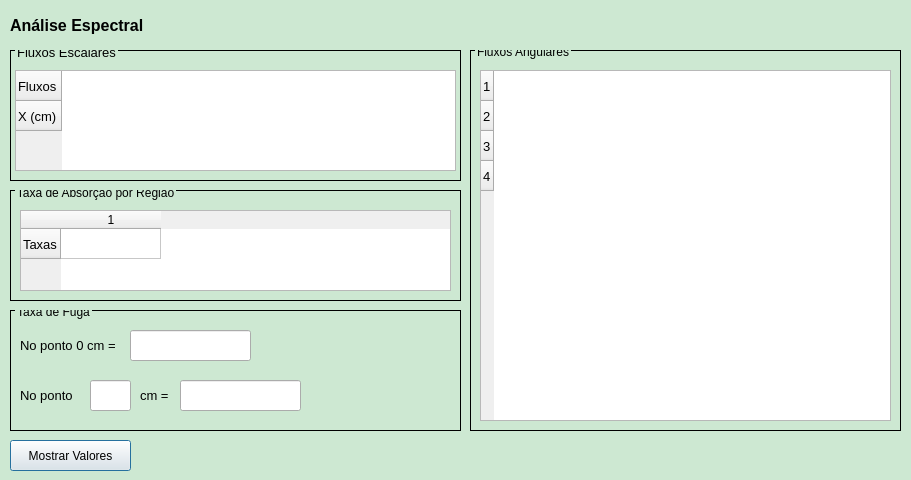
<?xml version="1.0" encoding="UTF-8"?>
<ui version="4.0">
 <class>Dialog</class>
 <widget class="QDialog" name="Dialog">
  <property name="geometry">
   <rect>
    <x>0</x>
    <y>0</y>
    <width>911</width>
    <height>480</height>
   </rect>
  </property>
  <property name="windowTitle">
   <string>Dialog</string>
  </property>
  <widget class="QLabel" name="fundo">
   <property name="geometry">
    <rect>
     <x>-110</x>
     <y>-120</y>
     <width>1051</width>
     <height>721</height>
    </rect>
   </property>
   <property name="styleSheet">
    <string notr="true">background-color: rgb(205, 232, 210);</string>
   </property>
   <property name="text">
    <string/>
   </property>
  </widget>
  <widget class="QGroupBox" name="groupBox">
   <property name="geometry">
    <rect>
     <x>10</x>
     <y>50</y>
     <width>451</width>
     <height>131</height>
    </rect>
   </property>
   <property name="font">
    <font>
     <family>Segoe UI</family>
     <pointsize>10</pointsize>
     <weight>62</weight>
     <italic>false</italic>
     <bold>true</bold>
    </font>
   </property>
   <property name="styleSheet">
    <string notr="true">QGroupBox {
	font: 500 10pt &quot;Segoe UI&quot;;
    border: 1px solid black;  /* Cor da borda preta */
}
:title {
    subcontrol-origin: margin;
    subcontrol-position: top left; /* Posição no canto superior esquerdo */
    left: 5px; /* Ajuste horizontal */
    top: -5px; /* Ajuste vertical */
}</string>
   </property>
   <property name="title">
    <string>Fluxos Escalares</string>
   </property>
   <widget class="QTableWidget" name="fluxos_escalares">
    <property name="geometry">
     <rect>
      <x>5</x>
      <y>20</y>
      <width>441</width>
      <height>101</height>
     </rect>
    </property>
    <property name="font">
     <font>
      <pointsize>10</pointsize>
     </font>
    </property>
    <row>
     <property name="text">
      <string>Fluxos</string>
     </property>
     <property name="font">
      <font>
       <pointsize>10</pointsize>
      </font>
     </property>
    </row>
    <row>
     <property name="text">
      <string>X (cm)</string>
     </property>
     <property name="font">
      <font>
       <pointsize>10</pointsize>
      </font>
     </property>
    </row>
   </widget>
  </widget>
  <widget class="QLabel" name="label">
   <property name="geometry">
    <rect>
     <x>10</x>
     <y>10</y>
     <width>141</width>
     <height>31</height>
    </rect>
   </property>
   <property name="font">
    <font>
     <family>Segoe UI</family>
     <pointsize>12</pointsize>
     <weight>75</weight>
     <bold>true</bold>
    </font>
   </property>
   <property name="text">
    <string>Análise Espectral</string>
   </property>
  </widget>
  <widget class="QGroupBox" name="groupBox_2">
   <property name="geometry">
    <rect>
     <x>10</x>
     <y>190</y>
     <width>451</width>
     <height>111</height>
    </rect>
   </property>
   <property name="styleSheet">
    <string notr="true">QGroupBox {
	font: 500 10pt &quot;Segoe UI&quot;;
    border: 1px solid black;  /* Cor da borda preta */
}
:title {
    subcontrol-origin: margin;
    subcontrol-position: top left; /* Posição no canto superior esquerdo */
    left: 5px; /* Ajuste horizontal */
    top: -4px; /* Ajuste vertical */
}
</string>
   </property>
   <property name="title">
    <string>Taxa de Absorção por Região</string>
   </property>
   <widget class="QTableWidget" name="absorcao">
    <property name="geometry">
     <rect>
      <x>10</x>
      <y>20</y>
      <width>431</width>
      <height>81</height>
     </rect>
    </property>
    <property name="font">
     <font>
      <pointsize>10</pointsize>
     </font>
    </property>
    <row>
     <property name="text">
      <string>Taxas</string>
     </property>
     <property name="font">
      <font>
       <pointsize>10</pointsize>
      </font>
     </property>
    </row>
    <column>
     <property name="text">
      <string>1</string>
     </property>
    </column>
   </widget>
  </widget>
  <widget class="QGroupBox" name="groupBox_3">
   <property name="geometry">
    <rect>
     <x>470</x>
     <y>50</y>
     <width>431</width>
     <height>381</height>
    </rect>
   </property>
   <property name="styleSheet">
    <string notr="true">QGroupBox {
	font: 500 10pt &quot;Segoe UI&quot;;
    border: 1px solid black;  /* Cor da borda preta */
}
:title {
    subcontrol-origin: margin;
    subcontrol-position: top left; /* Posição no canto superior esquerdo */
    left: 5px; /* Ajuste horizontal */
    top: -5px; /* Ajuste vertical */
}
</string>
   </property>
   <property name="title">
    <string>Fluxos Angulares</string>
   </property>
   <property name="alignment">
    <set>Qt::AlignLeading|Qt::AlignLeft|Qt::AlignTop</set>
   </property>
   <widget class="QTableWidget" name="fluxos_angulares">
    <property name="geometry">
     <rect>
      <x>10</x>
      <y>20</y>
      <width>411</width>
      <height>351</height>
     </rect>
    </property>
    <property name="font">
     <font>
      <pointsize>10</pointsize>
     </font>
    </property>
    <row>
     <property name="text">
      <string>1</string>
     </property>
     <property name="font">
      <font>
       <pointsize>10</pointsize>
      </font>
     </property>
    </row>
    <row>
     <property name="text">
      <string>2</string>
     </property>
     <property name="font">
      <font>
       <pointsize>10</pointsize>
      </font>
     </property>
    </row>
    <row>
     <property name="text">
      <string>3</string>
     </property>
     <property name="font">
      <font>
       <pointsize>10</pointsize>
      </font>
     </property>
    </row>
    <row>
     <property name="text">
      <string>4</string>
     </property>
     <property name="font">
      <font>
       <pointsize>10</pointsize>
      </font>
     </property>
    </row>
   </widget>
  </widget>
  <widget class="QGroupBox" name="groupBox_4">
   <property name="geometry">
    <rect>
     <x>10</x>
     <y>310</y>
     <width>451</width>
     <height>121</height>
    </rect>
   </property>
   <property name="styleSheet">
    <string notr="true">QGroupBox {
	font: 500 10pt &quot;Segoe UI&quot;;
    border: 1px solid black;  /* Cor da borda preta */
}
:title {
    subcontrol-origin: margin;
    subcontrol-position: top left; /* Posição no canto superior esquerdo */
    left: 5px; /* Ajuste horizontal */
    top: -5px; /* Ajuste vertical */
}
</string>
   </property>
   <property name="title">
    <string>Taxa de Fuga</string>
   </property>
   <widget class="QLabel" name="label_2">
    <property name="geometry">
     <rect>
      <x>10</x>
      <y>20</y>
      <width>101</width>
      <height>31</height>
     </rect>
    </property>
    <property name="font">
     <font>
      <family>Segoe UI</family>
     </font>
    </property>
    <property name="styleSheet">
     <string notr="true"/>
    </property>
    <property name="text">
     <string>&lt;html&gt;&lt;head/&gt;&lt;body&gt;&lt;p&gt;&lt;span style=&quot; font-size:10pt;&quot;&gt;No ponto 0 cm = &lt;/span&gt;&lt;/p&gt;&lt;/body&gt;&lt;/html&gt;</string>
    </property>
   </widget>
   <widget class="QLineEdit" name="ponto_0_fuga">
    <property name="geometry">
     <rect>
      <x>120</x>
      <y>20</y>
      <width>121</width>
      <height>31</height>
     </rect>
    </property>
   </widget>
   <widget class="QLabel" name="label_3">
    <property name="geometry">
     <rect>
      <x>10</x>
      <y>70</y>
      <width>61</width>
      <height>31</height>
     </rect>
    </property>
    <property name="font">
     <font>
      <family>Segoe UI</family>
     </font>
    </property>
    <property name="styleSheet">
     <string notr="true"/>
    </property>
    <property name="text">
     <string>&lt;html&gt;&lt;head/&gt;&lt;body&gt;&lt;p&gt;&lt;span style=&quot; font-size:10pt;&quot;&gt;No ponto&lt;/span&gt;&lt;/p&gt;&lt;/body&gt;&lt;/html&gt;</string>
    </property>
   </widget>
   <widget class="QLineEdit" name="ponto_x">
    <property name="geometry">
     <rect>
      <x>80</x>
      <y>70</y>
      <width>41</width>
      <height>31</height>
     </rect>
    </property>
   </widget>
   <widget class="QLabel" name="label_4">
    <property name="geometry">
     <rect>
      <x>130</x>
      <y>70</y>
      <width>31</width>
      <height>31</height>
     </rect>
    </property>
    <property name="font">
     <font>
      <family>Segoe UI</family>
     </font>
    </property>
    <property name="styleSheet">
     <string notr="true"/>
    </property>
    <property name="text">
     <string>&lt;html&gt;&lt;head/&gt;&lt;body&gt;&lt;p&gt;&lt;span style=&quot; font-size:10pt;&quot;&gt;cm =&lt;/span&gt;&lt;/p&gt;&lt;/body&gt;&lt;/html&gt;</string>
    </property>
   </widget>
   <widget class="QLineEdit" name="ponto_x_fuga">
    <property name="geometry">
     <rect>
      <x>170</x>
      <y>70</y>
      <width>121</width>
      <height>31</height>
     </rect>
    </property>
   </widget>
  </widget>
  <widget class="QPushButton" name="mostrar_valores">
   <property name="geometry">
    <rect>
     <x>10</x>
     <y>440</y>
     <width>121</width>
     <height>31</height>
    </rect>
   </property>
   <property name="font">
    <font>
     <family>Segoe UI</family>
     <pointsize>9</pointsize>
     <weight>50</weight>
     <bold>false</bold>
    </font>
   </property>
   <property name="text">
    <string>Mostrar Valores</string>
   </property>
  </widget>
 </widget>
 <resources/>
 <connections/>
</ui>
